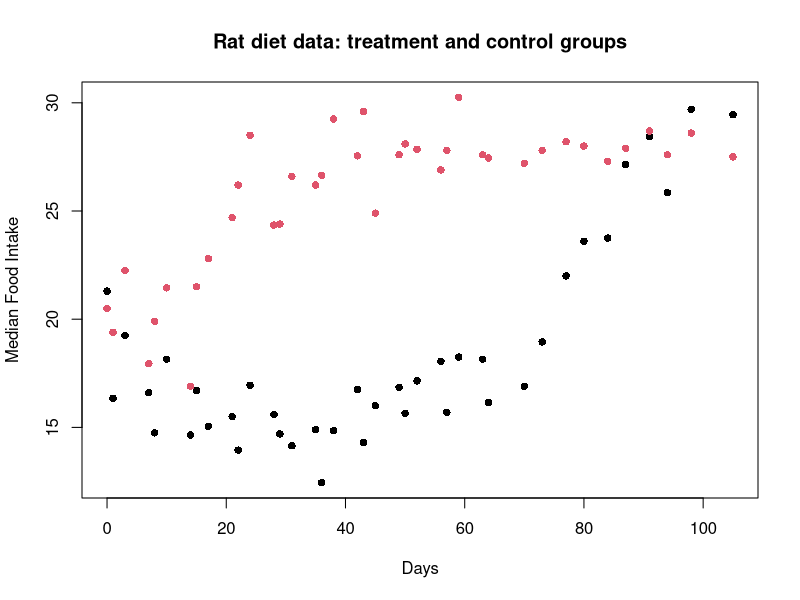
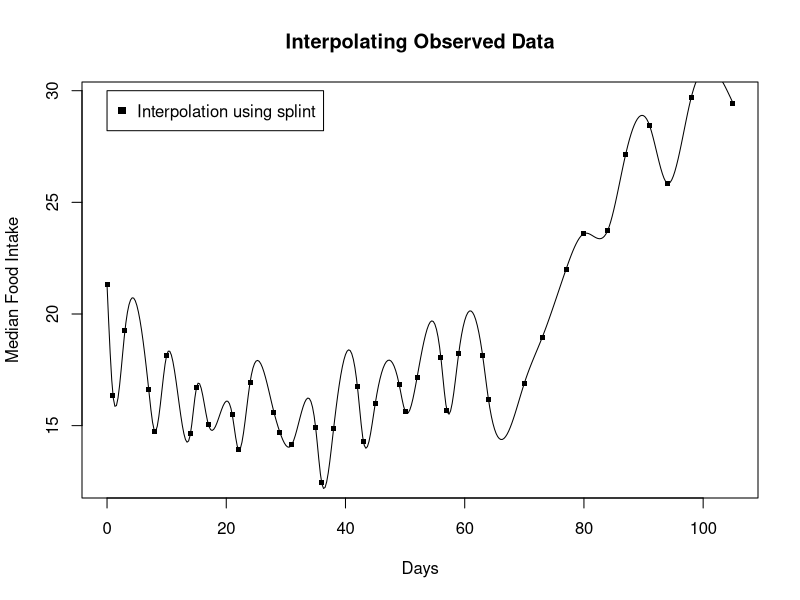
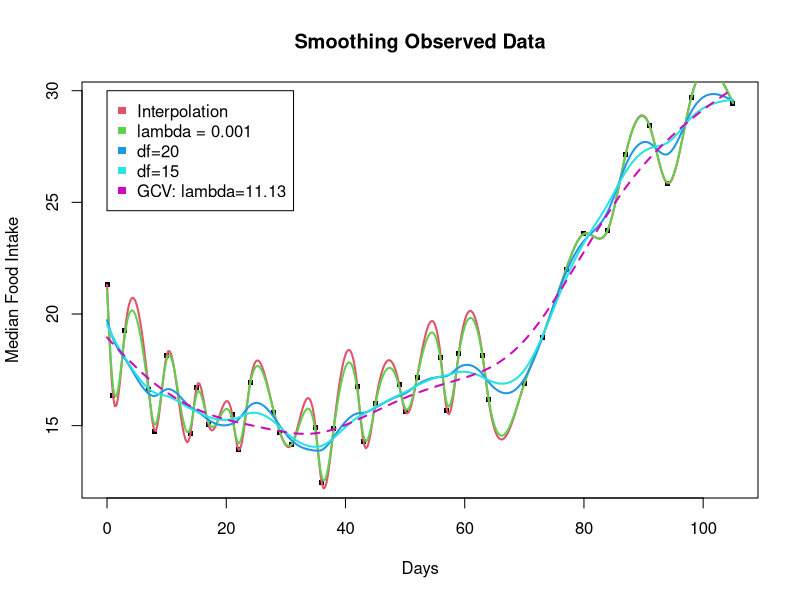
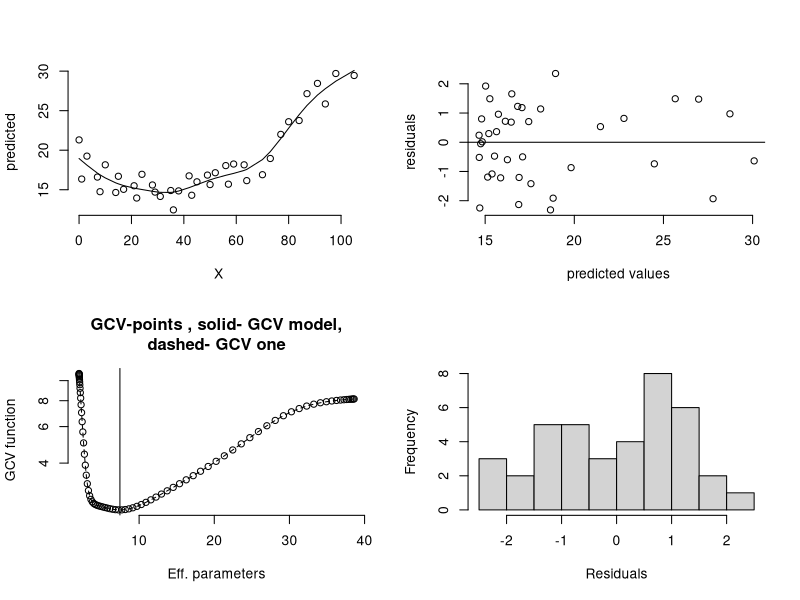
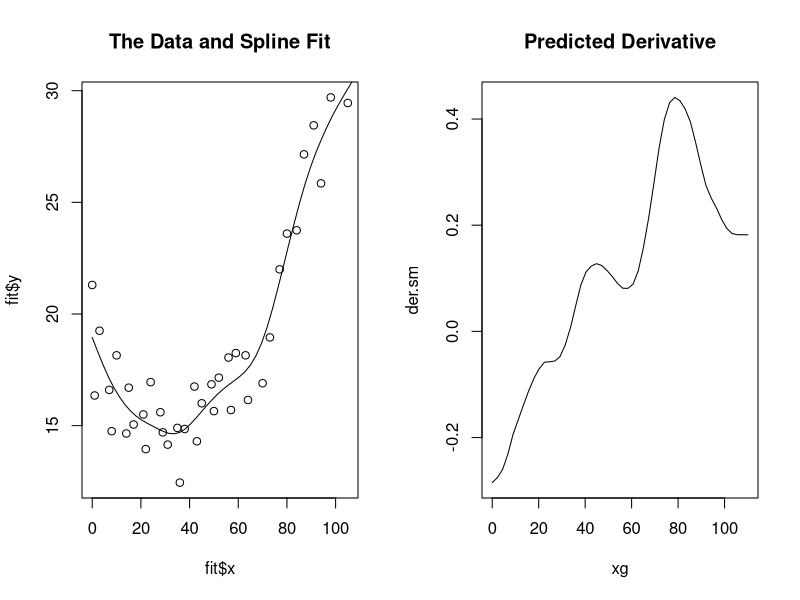
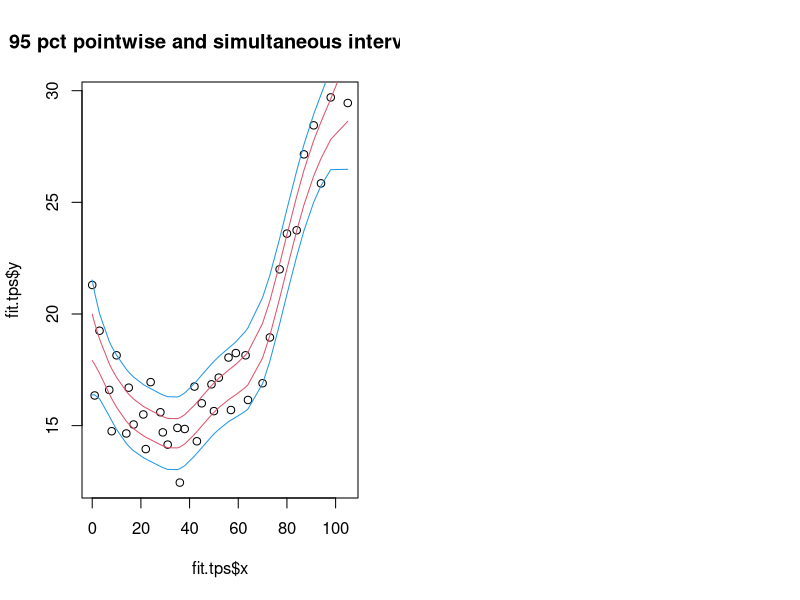

Write the R code that produced these figures, in order. (Note: this script raises an error after producing the figures.)
## ---- chunk 1
knitr::opts_chunk$set(echo = TRUE, cache=TRUE)
library(fields)
## ---- chunk 2
# 1d example
data("rat.diet")
x <- rat.diet$t
y <- rat.diet$trt
matplot( rat.diet$t, cbind( rat.diet$trt, rat.diet$con), 
          ylab="Median Food Intake", xlab="Days", pch=16)
title("Rat diet data: treatment and control groups")
## ---- chunk 3
grd <- seq(range(x)[1], range(x)[2], length.out = 400)
spl <- splint(x,y,grd)
plot(y~x, pch=".", cex=5, ylab="Median Food Intake", xlab="Days")
title("Interpolating Observed Data")
lines(grd,spl)
legend( x=0 , y=30, legend=c("Interpolation using splint"), 
        col=c("black"), pch=15, cex=1)
## ---- chunk 4
#Note this small lambda almost interpolates, close to splint model fit above
sr <- sreg(x,y, lambda=0.001)
pr <- predict(sr, grd)

#Fit a model with fewer effective degrees of freedom
spl2 <- splint(x,y, grd, df=20)
#Think of reducing df as increasing the smoothness of the model
spl3 <- sreg(x,y,df=15)
pr3 <- predict(spl3, grd)
spl4 <- sreg(x,y)
pr4 <- predict(spl4,grd)
plot(y~x, pch=".", cex=5, ylab="Median Food Intake", xlab="Days")
title("Smoothing Observed Data")
mat <- cbind( spl, pr, spl2, pr3, pr4)
matplot(grd,mat,col=2:6,lwd=2,type="l",lty=c(rep(1,4),2),add=TRUE) 
legend( x=0 , y=30, legend=c("Interpolation","lambda = 0.001", "df=20", "df=15",
                             "GCV: lambda=11.13"), col=2:6, pch=15, cex=1)
## ---- chunk 5
fit <- sreg(x,y) # fit a GCV spline to test group of rats
summary( fit)
## ---- chunk 6
set.panel(2,2)
plot(fit) # four diagnostic plots of fit
## ---- chunk 7
predict( fit) # predicted values at data points
xg <- seq(0,110,,50)
sm <-predict( fit, xg) # spline fit at 50 equally spaced points
der.sm <- predict( fit, xg, deriv=1) # derivative of spline fit
## ---- chunk 8
set.panel( 1,2)
plot( fit$x, fit$y) # the data
lines( xg, sm) # the spline
title("The Data and Spline Fit")
plot( xg,der.sm, type="l") # plot of estimated derivative
title("Predicted Derivative")
## ---- chunk 9
# Using Tps on the rat.diet data
# Tps allows uncertainty quantification
fit.tps<-Tps( x,y, scale="unscaled")
summary( fit.tps)
## ---- chunk 10
# compare sreg and Tps results to show the adjustment to lambda.
predict( fit)-> look
predict( fit.tps, lambda=fit$lambda*fit$N)-> look2
# test.for.zero is a testing function that checks for equality within tolerance
# silence means it checks to 1e-8
test.for.zero( look, look2) 
## ---- chunk 11
SE <- predictSE(fit.tps)

# 95% pointwise prediction intervals
Zvalue<- qnorm(.0975)
upper<- fit.tps$fitted.values + Zvalue* SE
lower<- fit.tps$fitted.values - Zvalue* SE

# conservative, simultaneous Bonferroni bounds
ZBvalue<- qnorm(1- .025/fit$N)
upperB<- fit.tps$fitted.values + ZBvalue* SE
lowerB<- fit.tps$fitted.values - ZBvalue* SE

plot( fit.tps$x, fit.tps$y)
lines( fit.tps$predicted, lwd=2)
matlines( fit.tps$x,
          cbind( lower, upper, lowerB, upperB), type="l", 
          col=c( 2,2,4,4), lty=1)
title( "95 pct pointwise and simultaneous intervals")
## ---- chunk 12
x <- WorldBankCO2[,'Pop.urb']
y <- log10(WorldBankCO2[,'CO2.cap'])
out.fast <- fastTps(x,y,lambda=2, aRange=20)
plot(x,y)
xgrid<- seq(  min(x), max(x),,300)
fhat.fast <- predict( out.fast,xgrid)
#se.fast <- predictSE( out.fast) 
lines( xgrid, fhat.fast)
#lines( xgrid, fhat.fast+1.96*se.fast, col=2, lty=2)
#lines( xgrid, fhat.fast-1.96*se.fast, col=2, lty=2)
title('fastTps fit')
